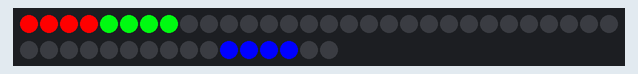
Recording of a sketch running on a simulated Arduino Uno, built with avr-gcc and run on an emulated ATmega328P. Parts: 46 RGB LEDs in strip order, left to right, continuing on the next row. Random numbers use the default seed unless the sketch sets one.

Above: at 3.15 s.
At 7.06 s:
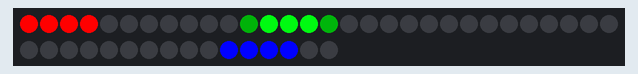
At 10.68 s:
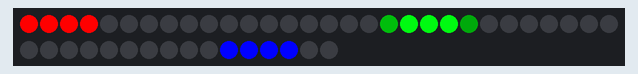
At 20.92 s:
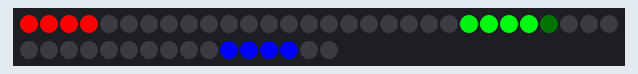
At 39.61 s:
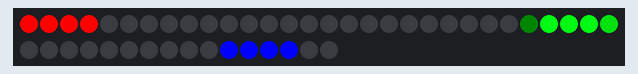

The sketch:

lily_pad_walk.ino
```cpp
#include "pond.h"

#define LED_PIN 6
#define NUM_LEDS 46
#define BRIGHTNESS  255
#define LED_TYPE    WS2811
#define COLOR_ORDER RGB
#define UPDATES_PER_SECOND 2

CRGB leds[NUM_LEDS];
Pond pond(leds, NUM_LEDS);

void setup() {
  delay(3000); // power-up safety delay

  randomSeed(analogRead(0));
  FastLED.addLeds<LED_TYPE, LED_PIN, COLOR_ORDER>(leds, NUM_LEDS).setCorrection(
      TypicalLEDStrip);
  FastLED.setBrightness(BRIGHTNESS);

  Serial.begin(9600);
}

void loop() {
  pond.initialize_animation();
  pond.step_animation();
  FastLED.show();
}
```

pond.cpp
```cpp
/**
 * \file pond.h
 *
 * \author Jeffrey Rutledge jeff_rutledge@icloud.com
 *
 * \brief For a string of singly addressable RGB LEDS.
 * Simulates a frog jumping back and forth in a pond.
 *
 * \detail The frog starts on the first of eleven lily pads.
 * If the frog makes it to the tenth lily pad then it escapes the pond.
 * If the frog makes it to the zeroth lily pad then it is eaten by a snake.
 * The probability the frog jumps backward is the number of the lily pad it is
 * on divided by ten.
 * If the frog doesn't jump backwards, then it jumps forward.
 */

#include "pond.h"

Pond::Pond(CRGB* led_strip, const size_t num_leds)
    : NUM_LEDS_(num_leds), PAD_SIZE_(NUM_LEDS_ / 11), led_strip_(led_strip),
      frog_position_(1), times_escaped_(0), times_died_(0) {}

void Pond::initialize_animation() {
  draw_pond();
}

void Pond::step_animation() {
  if (frog_position_ == 0) {                // Frog died
    ++times_died_;
    show_death();
    frog_position_ = 1; // reset position
    draw_pond();        // reset pond
  } else if (frog_position_ == 10) {        // Frog escaped
    ++times_escaped_;
    show_escape();
    frog_position_ = 1; // reset position
    draw_pond();        // reset pond
  } else { // Frog trapped
    jump();
  }
}

double Pond::percent_of_deaths() const {
  return times_died_ / (double) (times_escaped_ + times_died_);
}

void Pond::jump() {
  // Check frog hasn't already died or escaped
  // assert(frog_position_ != 0 && frog_position_ != 10)

  // Decide if the frog jumps forward
  int jump_direction;
  if (random(1, 11) > frog_position_) {
    jump_direction = 1;
    ++frog_position_;
  } else {
    jump_direction = -1;
    --frog_position_;
  }
  jump_smooth_slide(jump_direction);
}

void Pond::jump_smooth_slide(const int jump_direction) {
  if (jump_direction == 1) {
    for (size_t pad_led = 0; pad_led < PAD_SIZE_; ++pad_led) {
      size_t previous_pad_led = pad_led + (frog_position_ - jump_direction)
          * PAD_SIZE_;
      size_t current_pad_led = pad_led + frog_position_ * PAD_SIZE_;

      for (size_t brightness = 0; brightness < 256; brightness += 5) {
        led_strip_[current_pad_led] = CHSV(FROG_HUE, 255, brightness);
        led_strip_[previous_pad_led] = CHSV(FROG_HUE, 255, 255 - brightness);
        FastLED.delay(10);
      }
    }
  } else {
    for (size_t pad_led = 0; pad_led < PAD_SIZE_; ++pad_led) {
      size_t previous_pad_led = (PAD_SIZE_ - pad_led - 1)
          + (frog_position_ - jump_direction) * PAD_SIZE_;
      size_t current_pad_led = (PAD_SIZE_ - pad_led - 1)
          + frog_position_ * PAD_SIZE_;

      for (size_t brightness = 0; brightness < 256; brightness += 5) {
        led_strip_[current_pad_led] = CHSV(FROG_HUE, 255, brightness);
        led_strip_[previous_pad_led] = CHSV(FROG_HUE, 255, 255 - brightness);
        FastLED.delay(10);
      }
    }
  }
}

void Pond::jump_slide(const int jump_direction) {
  if (jump_direction == 1) {
    for (size_t pad_led = 0; pad_led < PAD_SIZE_; ++pad_led) {
      size_t previous_pad_led = pad_led + (frog_position_ - jump_direction)
          * PAD_SIZE_;
      size_t current_pad_led = pad_led + frog_position_ * PAD_SIZE_;

      led_strip_[current_pad_led] = CHSV(FROG_HUE, 255, 255);
      led_strip_[previous_pad_led] = CHSV(FROG_HUE, 255, 0);
      FastLED.delay(150);
    }
  } else {
    for (size_t pad_led = 0; pad_led < PAD_SIZE_; ++pad_led) {
      size_t previous_pad_led = (PAD_SIZE_ - pad_led - 1)
          + (frog_position_ - jump_direction) * PAD_SIZE_;
      size_t current_pad_led = (PAD_SIZE_ - pad_led - 1) +
          frog_position_ * PAD_SIZE_;

      led_strip_[current_pad_led] = CHSV(FROG_HUE, 255, 255);
      led_strip_[previous_pad_led] = CHSV(FROG_HUE, 255, 0);
      FastLED.delay(150);
    }
  }
  FastLED.delay(500);
}

void Pond::jump_stagger(const int jump_direction) {
  if (jump_direction == 1) {
    for (size_t pad_led = 0; pad_led < PAD_SIZE_; ++pad_led) {
      size_t previous_pad_led = pad_led + (frog_position_ - jump_direction)
          * PAD_SIZE_;
      size_t current_pad_led = (PAD_SIZE_ - pad_led - 1) +
          frog_position_ * PAD_SIZE_;

      led_strip_[current_pad_led] = CHSV(FROG_HUE, 255, 255);
      led_strip_[previous_pad_led] = CHSV(FROG_HUE, 255, 0);
      FastLED.delay(300);
    }
  } else {
    for (size_t pad_led = 0; pad_led < PAD_SIZE_; ++pad_led) {
      size_t previous_pad_led = (PAD_SIZE_ - pad_led - 1)
          + (frog_position_ - jump_direction) * PAD_SIZE_;
      size_t current_pad_led = pad_led + frog_position_ * PAD_SIZE_;

      led_strip_[current_pad_led] = CHSV(FROG_HUE, 255, 255);
      led_strip_[previous_pad_led] = CHSV(FROG_HUE, 255, 0);
      FastLED.delay(300);
    }
  }
  FastLED.delay(500);
}

void Pond::draw_pond() {
  clear_strip();
  // draw death pad, pad 0
  color_pad(0, CRGB::Red);
  // draw surviving pad, pad 10
  color_pad(10, CRGB::Blue);
  // draw frog
  color_pad(frog_position_, CHSV(FROG_HUE, 255, 255));
}

void Pond::show_death() {
  // fill with red from death pad
  for (size_t led = 0; led < num_pond_leds(); ++led) {
    led_strip_[led] = CRGB::Red;
    FastLED.show();
    FastLED.delay(SWEEP_DELAY);
  }
  // fill with blue to score from escape pad
  double percentage_escaped = times_escaped_ /
      (double) (times_escaped_ + times_died_);
  size_t num_escaped_leds = percentage_escaped * num_pond_leds();
  for (size_t led = 0; led < num_escaped_leds; ++led) {
    led_strip_[num_pond_leds() - led - 1] = CRGB::Blue;
    FastLED.show();
    FastLED.delay(SWEEP_DELAY);
  }
  FastLED.delay(2000);
}

void Pond::show_escape() {
  // fill with blue from escape pad
  for (size_t led = 0; led < num_pond_leds(); ++led) {
    led_strip_[num_pond_leds() - led - 1] = CRGB::Blue;
    FastLED.show();
    FastLED.delay(SWEEP_DELAY);
  }
  // fill with blue to score from escape pad
  double percentage_died = times_died_ /
      (double) (times_escaped_ + times_died_);
  size_t num_death_leds = percentage_died * num_pond_leds();
  for (size_t led = 0; led < num_death_leds; ++led) {
    led_strip_[led] = CRGB::Red;
    FastLED.show();
    FastLED.delay(SWEEP_DELAY);
  }
  FastLED.delay(2000);
}

size_t Pond::num_leds() const {
  return NUM_LEDS_;
}

void Pond::clear_strip() {
  for (size_t led = 0; led < NUM_LEDS_; ++led) {
    led_strip_[led] = CRGB::Black;
  }
}

void Pond::color_pad(const size_t pad, const CRGB& color) {
  for (size_t pad_led = 0; pad_led < PAD_SIZE_; ++pad_led) {
    led_strip_[pad * PAD_SIZE_ + pad_led] = color;
  }
}

size_t Pond::num_pond_leds() {
  return PAD_SIZE_ * 11;
}
```

pond.h
```cpp
/**
 * \file pond.h
 *
 * \author Jeffrey Rutledge jeff_rutledge@icloud.com
 *
 * \brief For a string of singly addressable RGB LEDs.
 * Simulates a frog jumping back and forth in a pond.
 *
 * \detail The frog starts on the first of eleven lily pads.
 * If the frog makes it to the tenth lily pad then it escapes the pond.
 * If the frog makes it to the zeroth lily pad then it is eaten by a snake.
 * The probability the frog jumps backward is the number of the lily pad it is
 * on divided by ten.
 * If the frog doesn't jump backwards, then it jumps forward.
 */

#ifndef POND_H
#define POND_H

#include <stddef.h>

#include "FastLED.h"

#define SWEEP_DELAY 100
#define FROG_HUE 102

class Pond {
 public:
  /**
   * \brief Parameterized constructor of a pond.
   * \param num_leds number of LEDs in the strip.
   */
  Pond(CRGB* led_strip, const size_t num_leds);
  void initialize_animation();
  void step_animation();
  size_t num_leds() const;
  double percent_of_deaths() const;

 private:
  void jump();
  void jump_smooth_slide(const int jump_direction);
  void jump_slide(const int jump_direction);
  void jump_stagger(const int jump_direction);
  void draw_pond();
  void show_death();
  void show_escape();
  void color_pad(const size_t pad_number, const CRGB& color);
  void clear_strip();
  size_t num_pond_leds();

  const size_t NUM_LEDS_;
  const size_t PAD_SIZE_;
  CRGB* led_strip_;
  size_t frog_position_;
  size_t times_escaped_;
  size_t times_died_;
};

#endif // POND_H
```
